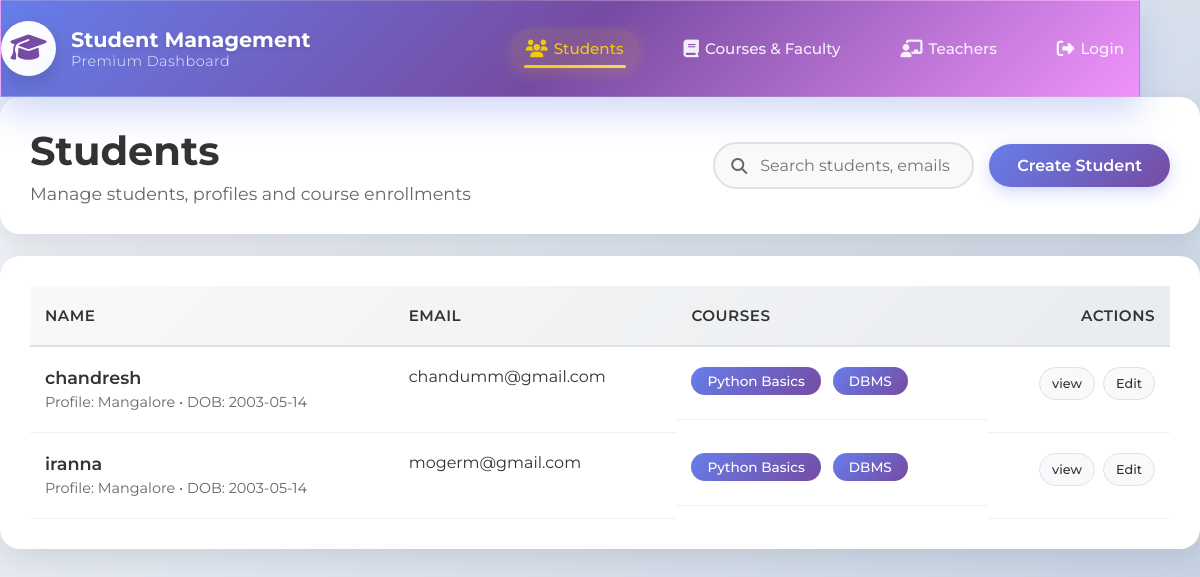
The app's page /cd/home/, older data.
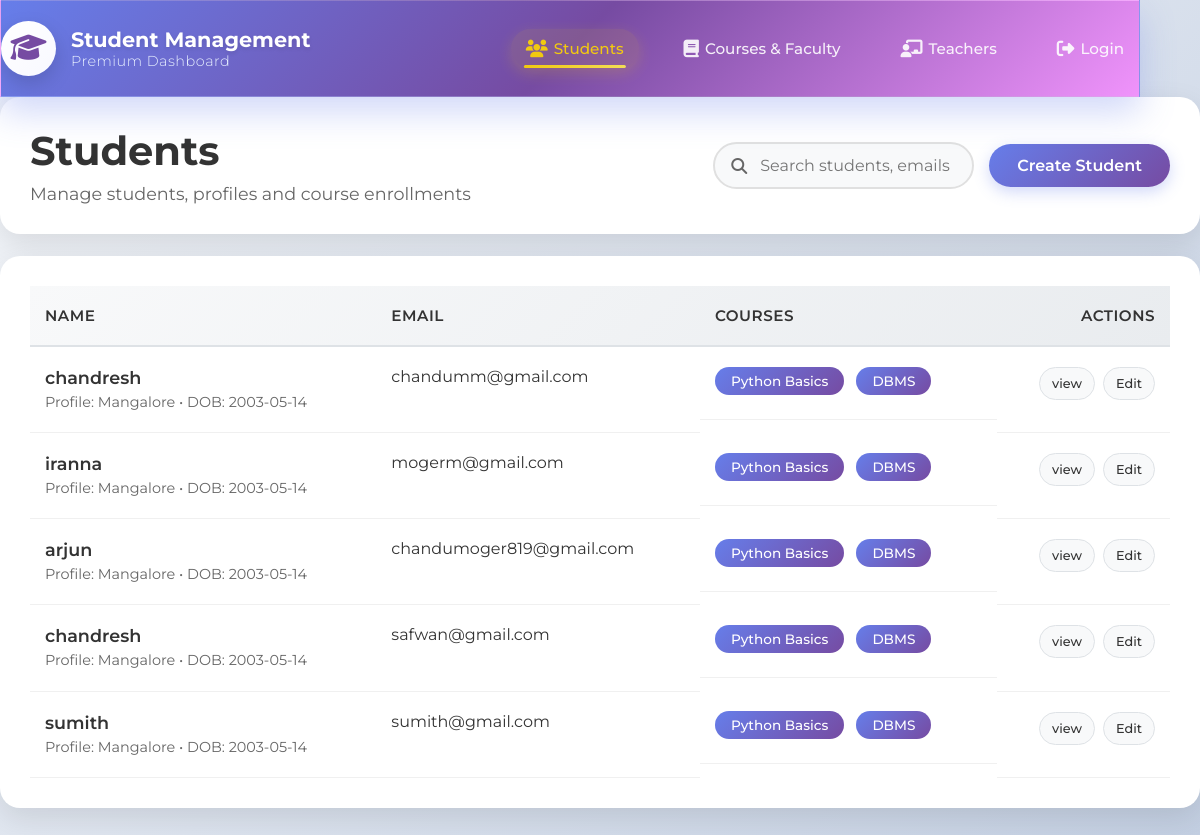
The same page, newer data.
### canaradatabase/models.py (models this page shows, shortened)
class Student(models.Model):
    name=models.CharField(max_length=100,null=False,blank=False)
    course_name=models.ForeignKey(Courses,on_delete=models.CASCADE,null=True,blank=True)
    gmail=models.EmailField(null=False,blank=False)
    uucms_num=models.CharField(max_length=15,blank=False,null=False)
    rno=models.IntegerField(null=False)
    photo=models.ImageField(upload_to='studentphoto/',null=True)

### canaradatabase/views.py (the view)
# urls.py: 2. Add a URL to urlpatterns:  path('', views.home, name='home')
def home(request):
    students=Student.objects.all()
    return render(request, 'index.html',{'students':students})

### templates/index.html (shortened to what this page needs)
{% extends "layout.html" %}
{% block content %}
    <main>
      <div class="header-card">
        <div class="header-left">
          <h2>Students</h2>
          <p>Manage students, profiles and course enrollments</p>
        </div>
        <div class="header-actions row">
          <div class="search">
            <input class="input" placeholder="Search students, emails or courses..." />
          </div>
          <a  class="btn" href="{% url 'addstudent' %}">Create Student</a>
        </div>
      </div>
      <div class="card" style="margin-top:22px">
        <table>
          <thead>
            <tr>
              <th>Name</th>
              <th>Email</th>
              <th>Courses</th>
              <th style="text-align:right">Actions</th>
            </tr>
          </thead>
          <tbody>
            {% for student in  students %}
            <tr>
              <td>
                <div class="name">{{student.name}}</div>
                <div class="sub">Profile: Mangalore • DOB: 2003-05-14</div>
              </td>
              <td>{{student.gmail}}</td>
              <td>
                <div class="pill">Python Basics</div>
                <div class="pill">DBMS</div>
              </td>
              <td style="text-align:right">
                <div class="actions" style="justify-content:flex-end">
                  <a  class="pill" href="{%  url 'studentinfo' student.pk %}">view</a>
                  <a class ="pill" href="{% url 'edit' student.pk %}">Edit</a>
                </div>
              </td>
            </tr>
            {% endfor %}
          </tbody>
        </table>
      </div>
    </main>
{% endblock  %}

Row changes from the older to the newer data that the page shows:
added Student: name "arjun", gmail "chandumoger819@gmail.com"
added Student: name "chandresh", gmail "safwan@gmail.com"
added Student: name "sumith", gmail "sumith@gmail.com"
